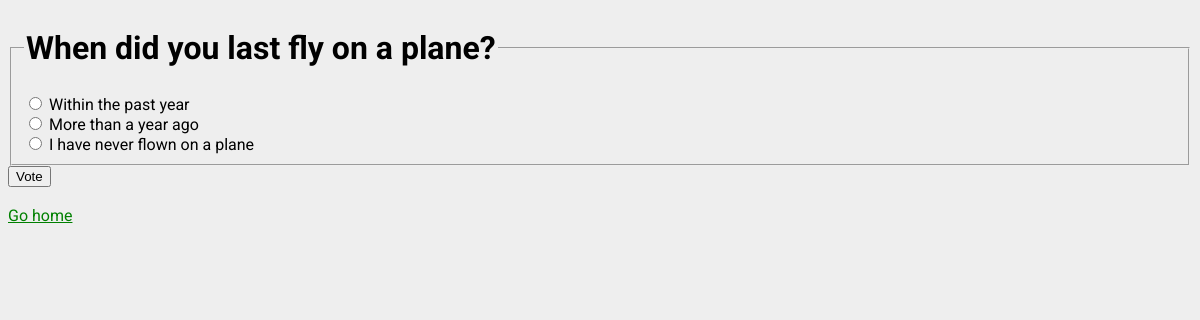
The app's page /11/ with its own data.
### polls/models.py (models this page shows, shortened)
class Question(models.Model):
    question_text = models.CharField(max_length=255)
    pub_date = models.DateTimeField('date published', default=timezone.now)

class Choice(models.Model):
    question = models.ForeignKey(Question, on_delete=models.CASCADE)
    choice_text = models.CharField(max_length=200)
    votes = models.IntegerField(default=0)

### polls/views.py (the view)
# urls.py: path('<int:pk>/', views.DetailView.as_view(), name='detail'),
class DetailView(generic.DetailView):
    model = Question
    template_name = 'polls/detail.html'
    def get_queryset(self):
        return Question.objects.filter(pub_date__lte=timezone.now())

### polls/templates/polls/detail.html (shortened to what this page needs)
<!DOCTYPE html>
<html lang="en">
  <head>
    {% load static %}
    <link
      rel="stylesheet"
      type="text/css"
      href="{% static 'polls/style.css' %}"
    />
  </head>
  <body>
    <form action="{% url 'polls:vote' question.id %}" method="post">
      <fieldset>
        <legend><h1>{{ question.question_text }}</h1></legend>
         {% for choice in question.choice_set.all %}
        <input
          type="radio"
          name="choice"
          id="choice{{ forloop.counter }}"
          value="{{ choice.id }}"
        />
        <label for="choice{{ forloop.counter }}">{{ choice.choice_text }}</label
        ><br />
        {% endfor %}
      </fieldset>
      <input type="submit" value="Vote" />
    </form><br>
    <a href="{% url 'polls:pollsindex' %}">Go home</a>
  </body>
</html>

### polls/static/polls/style.css (style rules this page uses)
body { background: white url("images/background.png") repeat; font-family: 'Roboto'; }
a { color: green; }

### records on screen
Question: question_text "When did you last fly on a plane?"
Choice: choice_text "Within the past year"
Choice: choice_text "More than a year ago"
Choice: choice_text "I have never flown on a plane"
